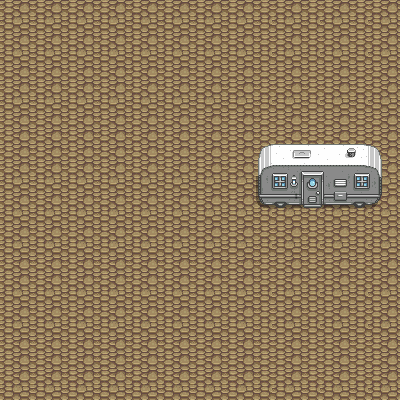

The image is a tile-based game level rendered from a .tmx file. Its description and source (layers, tilesets, objects; grid data summarised) follow:
An orthogonal 25x25 tile map with 16x16 px tiles, 5 tile layers (Back, Buildings, Paths, Front, ...).

<map version="1.10" tiledversion="1.10.2" orientation="orthogonal" renderorder="left-down" width="25" height="25" tilewidth="16" tileheight="16" infinite="0" nextlayerid="11" nextobjectid="1">
 <tileset firstgid="1" name="spring_town" tilewidth="16" tileheight="16" tilecount="2304" columns="32">
  <image source="spring_town.png" width="512" height="1152" />
  <tile id="736">
   <properties>
    <property name="Type" value="Stone" />
   </properties>
  </tile>
  <tile id="737">
   <properties>
    <property name="Type" value="Stone" />
   </properties>
  </tile>
  <tile id="768">
   <properties>
    <property name="Type" value="Stone" />
   </properties>
  </tile>
  <tile id="769">
   <properties>
    <property name="Type" value="Stone" />
   </properties>
  </tile>
 </tileset>
 <layer id="1" name="Back" width="25" height="25">
  <data>[625 cells, 625 non-empty, 4 distinct tile ids]</data>
 </layer>
 <objectgroup id="2" name="Back" />
 <layer id="3" name="Buildings" width="25" height="25">
  <data>[625 cells, 16 non-empty, 16 distinct tile ids]</data>
 </layer>
 <objectgroup id="4" name="Buildings" />
 <layer id="5" name="Paths" width="25" height="25">
  <data>[625 cells, 0 non-empty, 0 distinct tile ids]</data>
 </layer>
 <objectgroup id="6" name="Paths" />
 <layer id="7" name="Front" width="25" height="25">
  <data>[625 cells, 0 non-empty, 0 distinct tile ids]</data>
 </layer>
 <objectgroup id="8" name="Front" />
 <layer id="9" name="AlwaysFront" width="25" height="25">
  <data>[625 cells, 16 non-empty, 16 distinct tile ids]</data>
 </layer>
 <objectgroup id="10" name="AlwaysFront" />
</map>
